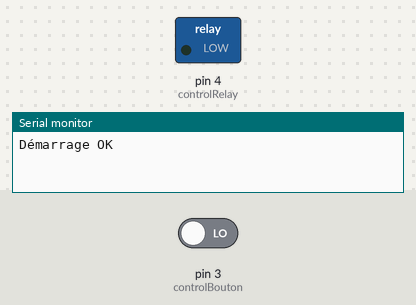
A sketch run on a simulated Arduino Uno, built with avr-gcc and run on an emulated ATmega328P. Parts: switched loads named in the sketch (green lamp = pin HIGH), the last lines printed to the serial monitor. The inputs (shaded band) are chosen by the test bench; at power-on: pin 3 (controlBouton) LOW.

Above: at 1.2 s.
1.3 s: pin 3 (controlBouton) driven HIGH
At 2.3 s:
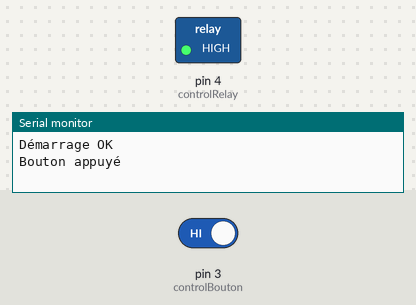
2.8 s: pin 3 (controlBouton) driven LOW
Timing chart, 0 to 5.8 s (numbered marks = the images above; inputs shaded):
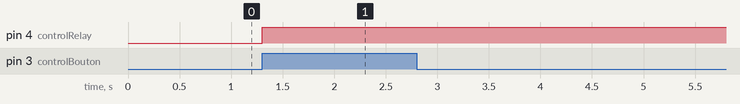

The sketch:

groveRelay.ino
```cpp
#include "Arduino.h"

#define controlBouton    3
// http://wiki.seeedstudio.com/Grove-Relay/
// https://www.seeedstudio.com/Grove-Relay.html
#define controlRelay    4

/*
 * Pour aller plus loin avec les relay
 * https://www.seeedstudio.com/blog/2020/01/03/arduino-tutorial-control-high-voltage-devices-with-relay-modules/
 */
boolean boutonEnfonce = false;

void setup() {
  // put your setup code here, to run once:

  pinMode(controlBouton, INPUT);
  pinMode(controlRelay, OUTPUT);
  /*
      Initiate the console output
  */
  Serial.begin(9600);
  Serial.println("Démarrage OK");
}


void loop() {
  // Si le bouton est enfoncé Et s'il ne l'était pas déjà
  if (leBoutonEstEnfonce() && leBoutonEtaitDejaEnfonce())
  {
      // Se rappeler que le bouton est appuyé
      commuteLeSouvenirDeLEtatDuBouton();
      Serial.println("Bouton appuyé");
      commuteLeRelay();
  }
  if (!leBoutonEstEnfonce() && !leBoutonEtaitDejaEnfonce())
  {
      commuteLeSouvenirDeLEtatDuBouton();
      Serial.println("Bouton relâché");
  }
}

void commuteLeSouvenirDeLEtatDuBouton() {
  boutonEnfonce = !boutonEnfonce;
}

boolean leBoutonEstEnfonce() {
  return digitalRead(controlBouton) == HIGH;
}

boolean leBoutonEtaitDejaEnfonce() {
  return boutonEnfonce == false;
}

void commuteLeRelay() {
    if(digitalRead(controlRelay) == HIGH){
      digitalWrite(controlRelay, LOW);
    } else {
      digitalWrite(controlRelay, HIGH);
    }
}
```

Measured:
- after the input at 1.3 s, pin 4 (controlRelay): LOW → HIGH at once
